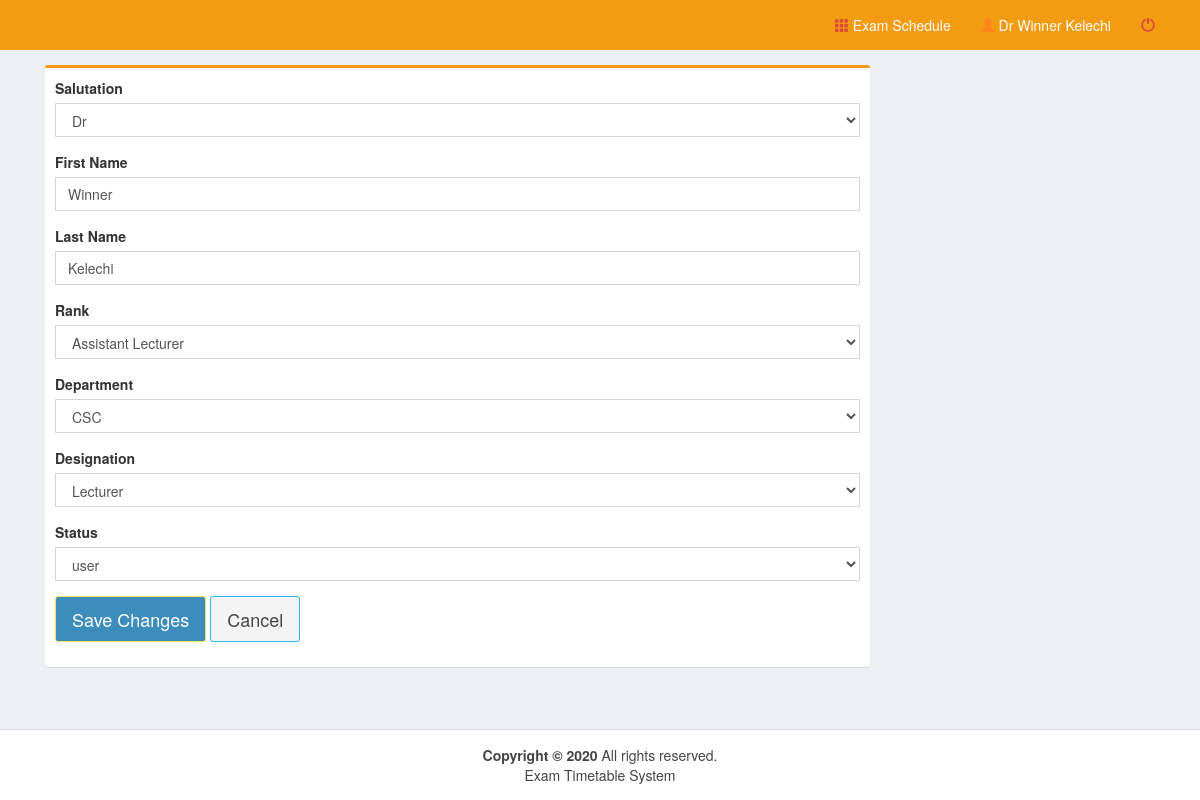
/pages/teacher_edit.php?id=178 (signed in), run on the app's committed database.
### tables this page shows
CREATE TABLE `member` (
  `member_id` int(11) NOT NULL,
  `member_last` varchar(30) NOT NULL,
  `member_first` varchar(30) NOT NULL,
  `member_rank` varchar(50) NOT NULL,
  `member_salut` varchar(30) NOT NULL,
  `dept_code` varchar(10) NOT NULL,
  `designation_id` int(11) NOT NULL,
  `program_code` varchar(10) NOT NULL,
  `username` varchar(30) NOT NULL,
  `password` varchar(50) NOT NULL,
  `status` varchar(10) NOT NULL
);

CREATE TABLE `designation` (
  `designation_id` int(11) NOT NULL,
  `designation_name` varchar(100) NOT NULL
);

### pages/teacher_edit.php (the view, shortened to what this page needs)
<!DOCTYPE html>
<html>
  <head>
    <link rel="stylesheet" href="../bootstrap/css/bootstrap.min.css">
    <link rel="stylesheet" href="../plugins/datatables/dataTables.bootstrap.css">
    <link rel="stylesheet" href="../dist/css/AdminLTE.min.css">
    <link rel="stylesheet" href="../plugins/select2/select2.min.css">
    <link rel="stylesheet" href="../dist/css/skins/_all-skins.min.css">
 </head>
  <body class="hold-transition skin-yellow layout-top-nav" onload="myFunction()">
    <div class="wrapper">
      <div class="content-wrapper">
        <div class="container">
<?php
			include('../dist/includes/dbcon.php');
			$id=$_REQUEST['id'];
			$query=mysqli_query($con,"select * from member left outer join designation on member.designation_id=designation.designation_id where member_id='$id'")or die(mysqli_error($con));
				 $row=mysqli_fetch_array($query);
?>
          <section class="content">
            <div class="row">
	      <div class="col-md-9">
              <div class="box box-warning">
               <form method="post" action="teacher_update.php">
                <div class="box-body">
				<div class="row">
					<div class="col-md-12">
						<div class="form-group">
							<label for="date">Salutation</label>
								<select class="form-control select2" name="salut" required>
									<option><?php echo $row['member_salut'];?></option>
								</select>
						  </div>
						  <div class="form-group">
							<label for="date">First Name</label><br>
								<input type="text" class="form-control" name="first" placeholder="First Name" value="<?php echo $row['member_first'];?>" required>
						  </div>
						  <div class="form-group">
							<label for="date">Last Name</label><br>
								<input type="text" class="form-control" name="last" placeholder="Last Name" value="<?php echo $row['member_last'];?>" required>
						  </div>
						   <div class="form-group">
							<label for="date">Rank</label>
								<select class="form-control select2" name="rank" required>
									<option><?php echo $row['member_rank'];?></option>
								</select>
						  </div>
						  <div class="form-group">
							<label for="date">Department</label>
								<select class="form-control select2" name="dept" required>
									<option><?php echo $row['dept_code'];?></option>
								</select>
						  </div>
						  <div class="form-group">
							<label for="date">Designation</label>
								<select class="form-control select2" name="designation" required>
								<option value="<?php echo $row['designation_id'];?>"><?php echo $row['designation_name'];?></option>
								</select>
						  </div>
						  <div class="form-group">
				              <label for="date">Status</label>
				                <select class="form-control select2" name="status" required>
				                  	<option><?php echo $row['status'];?></option>
				                </select>
				              </div>
					</div>
				  </div>
                  <div class="form-group">
                      <button class="btn btn-lg btn-primary" id="daterange-btn" name="save" type="submit">
                        Save Changes
                      </button>
					  <a class="btn btn-lg btn-default " id="daterange-btn" href="teacher.php">
                       Cancel
                      </a>
                   </div>
                  </div>
					</div>
                </div>
              </div>
            </div>
          </div>
        </div>
      <?php include('../dist/includes/footer.php');?>
  </body>
</html>

### data on the page
member: salut "Dr", first "Winner", last "Kelechi", rank "Assistant Lecturer", dept "CSC", designation "Lecturer", status "user"

### other printed values
$_SESSION['name'] "Dr Winner Kelechi"
